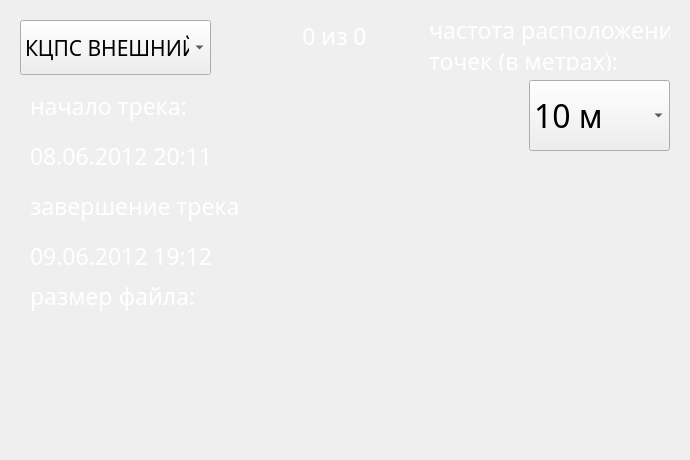
<?xml version="1.0" encoding="UTF-8"?>
<ui version="4.0">
 <class>SendTrackMenu</class>
 <widget class="QWidget" name="SendTrackMenu">
  <property name="geometry">
   <rect>
    <x>0</x>
    <y>0</y>
    <width>690</width>
    <height>460</height>
   </rect>
  </property>
  <property name="minimumSize">
   <size>
    <width>690</width>
    <height>460</height>
   </size>
  </property>
  <property name="maximumSize">
   <size>
    <width>690</width>
    <height>460</height>
   </size>
  </property>
  <property name="windowTitle">
   <string>Form</string>
  </property>
  <property name="styleSheet">
   <string notr="true">#SendTrackMenu
{
	border-image: url(:/Pyramid/fon_next_menu.png);
}</string>
  </property>
  <widget class="QPushButton" name="left_track_but">
   <property name="geometry">
    <rect>
     <x>20</x>
     <y>330</y>
     <width>111</width>
     <height>111</height>
    </rect>
   </property>
   <property name="autoFillBackground">
    <bool>false</bool>
   </property>
   <property name="styleSheet">
    <string notr="true"> QPushButton:hover:pressed {
    padding-right: 15px; /* make room for the arrows */
	border-image: url(:/Pyramid/left_n.png);
     border-width: 3;}
 
QPushButton{
     padding-right: 15px; /* make room for the arrows */
	border-image: url(:/Pyramid/left.png);
     border-width: 3;}

 QPushButton:hover {
    padding-right: 15px; /* make room for the arrows */
	border-image: url(:/Pyramid/left.png);
     border-width: 3;}</string>
   </property>
   <property name="text">
    <string/>
   </property>
   <property name="flat">
    <bool>true</bool>
   </property>
  </widget>
  <widget class="QPushButton" name="right_track_but">
   <property name="geometry">
    <rect>
     <x>140</x>
     <y>330</y>
     <width>111</width>
     <height>111</height>
    </rect>
   </property>
   <property name="autoFillBackground">
    <bool>false</bool>
   </property>
   <property name="styleSheet">
    <string notr="true"> QPushButton:hover:pressed {
    padding-right: 15px; /* make room for the arrows */
	border-image: url(:/Pyramid/right_n.png);
     border-width: 3;}
 
QPushButton{
     padding-right: 15px; /* make room for the arrows */
	border-image: url(:/Pyramid/right.png);
     border-width: 3;}

 QPushButton:hover {
    padding-right: 15px; /* make room for the arrows */
	border-image: url(:/Pyramid/right.png);
     border-width: 3;}</string>
   </property>
   <property name="text">
    <string/>
   </property>
   <property name="flat">
    <bool>true</bool>
   </property>
  </widget>
  <widget class="QLabel" name="date_of_create">
   <property name="geometry">
    <rect>
     <x>30</x>
     <y>140</y>
     <width>481</width>
     <height>31</height>
    </rect>
   </property>
   <property name="palette">
    <palette>
     <active>
      <colorrole role="WindowText">
       <brush brushstyle="SolidPattern">
        <color alpha="255">
         <red>255</red>
         <green>255</green>
         <blue>255</blue>
        </color>
       </brush>
      </colorrole>
      <colorrole role="Text">
       <brush brushstyle="SolidPattern">
        <color alpha="255">
         <red>255</red>
         <green>255</green>
         <blue>255</blue>
        </color>
       </brush>
      </colorrole>
      <colorrole role="ButtonText">
       <brush brushstyle="SolidPattern">
        <color alpha="255">
         <red>255</red>
         <green>255</green>
         <blue>255</blue>
        </color>
       </brush>
      </colorrole>
     </active>
     <inactive>
      <colorrole role="WindowText">
       <brush brushstyle="SolidPattern">
        <color alpha="255">
         <red>255</red>
         <green>255</green>
         <blue>255</blue>
        </color>
       </brush>
      </colorrole>
      <colorrole role="Text">
       <brush brushstyle="SolidPattern">
        <color alpha="255">
         <red>255</red>
         <green>255</green>
         <blue>255</blue>
        </color>
       </brush>
      </colorrole>
      <colorrole role="ButtonText">
       <brush brushstyle="SolidPattern">
        <color alpha="255">
         <red>255</red>
         <green>255</green>
         <blue>255</blue>
        </color>
       </brush>
      </colorrole>
     </inactive>
     <disabled>
      <colorrole role="WindowText">
       <brush brushstyle="SolidPattern">
        <color alpha="255">
         <red>120</red>
         <green>120</green>
         <blue>120</blue>
        </color>
       </brush>
      </colorrole>
      <colorrole role="Text">
       <brush brushstyle="SolidPattern">
        <color alpha="255">
         <red>120</red>
         <green>120</green>
         <blue>120</blue>
        </color>
       </brush>
      </colorrole>
      <colorrole role="ButtonText">
       <brush brushstyle="SolidPattern">
        <color alpha="255">
         <red>120</red>
         <green>120</green>
         <blue>120</blue>
        </color>
       </brush>
      </colorrole>
     </disabled>
    </palette>
   </property>
   <property name="font">
    <font>
     <family>Trebuchet MS</family>
     <pointsize>17</pointsize>
     <stylestrategy>PreferDefault</stylestrategy>
    </font>
   </property>
   <property name="text">
    <string>08.06.2012 20:11</string>
   </property>
  </widget>
  <widget class="QLabel" name="status_track">
   <property name="geometry">
    <rect>
     <x>159</x>
     <y>20</y>
     <width>351</width>
     <height>31</height>
    </rect>
   </property>
   <property name="palette">
    <palette>
     <active>
      <colorrole role="WindowText">
       <brush brushstyle="SolidPattern">
        <color alpha="255">
         <red>255</red>
         <green>255</green>
         <blue>255</blue>
        </color>
       </brush>
      </colorrole>
      <colorrole role="Text">
       <brush brushstyle="SolidPattern">
        <color alpha="255">
         <red>255</red>
         <green>255</green>
         <blue>255</blue>
        </color>
       </brush>
      </colorrole>
      <colorrole role="ButtonText">
       <brush brushstyle="SolidPattern">
        <color alpha="255">
         <red>255</red>
         <green>255</green>
         <blue>255</blue>
        </color>
       </brush>
      </colorrole>
     </active>
     <inactive>
      <colorrole role="WindowText">
       <brush brushstyle="SolidPattern">
        <color alpha="255">
         <red>255</red>
         <green>255</green>
         <blue>255</blue>
        </color>
       </brush>
      </colorrole>
      <colorrole role="Text">
       <brush brushstyle="SolidPattern">
        <color alpha="255">
         <red>255</red>
         <green>255</green>
         <blue>255</blue>
        </color>
       </brush>
      </colorrole>
      <colorrole role="ButtonText">
       <brush brushstyle="SolidPattern">
        <color alpha="255">
         <red>255</red>
         <green>255</green>
         <blue>255</blue>
        </color>
       </brush>
      </colorrole>
     </inactive>
     <disabled>
      <colorrole role="WindowText">
       <brush brushstyle="SolidPattern">
        <color alpha="255">
         <red>120</red>
         <green>120</green>
         <blue>120</blue>
        </color>
       </brush>
      </colorrole>
      <colorrole role="Text">
       <brush brushstyle="SolidPattern">
        <color alpha="255">
         <red>120</red>
         <green>120</green>
         <blue>120</blue>
        </color>
       </brush>
      </colorrole>
      <colorrole role="ButtonText">
       <brush brushstyle="SolidPattern">
        <color alpha="255">
         <red>120</red>
         <green>120</green>
         <blue>120</blue>
        </color>
       </brush>
      </colorrole>
     </disabled>
    </palette>
   </property>
   <property name="font">
    <font>
     <family>Trebuchet MS</family>
     <pointsize>17</pointsize>
     <stylestrategy>PreferDefault</stylestrategy>
    </font>
   </property>
   <property name="text">
    <string>0 из 0</string>
   </property>
   <property name="alignment">
    <set>Qt::AlignCenter</set>
   </property>
  </widget>
  <widget class="QPushButton" name="send_track_but">
   <property name="geometry">
    <rect>
     <x>550</x>
     <y>180</y>
     <width>121</width>
     <height>111</height>
    </rect>
   </property>
   <property name="autoFillBackground">
    <bool>false</bool>
   </property>
   <property name="styleSheet">
    <string notr="true"> QPushButton:hover:pressed {
    padding-right: 15px; /* make room for the arrows */
	
	border-image: url(:/Pyramid/send_track_n.png);
     border-width: 3;}
 
QPushButton{
     padding-right: 15px; /* make room for the arrows */
	border-image: url(:/Pyramid/send_track.png);
     border-width: 3;}

 QPushButton:hover {
    padding-right: 15px; /* make room for the arrows */
	border-image: url(:/Pyramid/send_track.png);
     border-width: 3;}</string>
   </property>
   <property name="text">
    <string/>
   </property>
   <property name="flat">
    <bool>true</bool>
   </property>
  </widget>
  <widget class="QPushButton" name="delBut">
   <property name="geometry">
    <rect>
     <x>260</x>
     <y>323</y>
     <width>110</width>
     <height>116</height>
    </rect>
   </property>
   <property name="autoFillBackground">
    <bool>false</bool>
   </property>
   <property name="styleSheet">
    <string notr="true"> QPushButton:hover:pressed {
    padding-right: 15px; /* make room for the arrows */
	border-image: url(:/Pyramid/close_fw_n.png);
     border-width: 3;}
 
QPushButton{
     padding-right: 15px; /* make room for the arrows */
	border-image: url(:/Pyramid/close_fw.png);
     border-width: 3;}

 QPushButton:hover {
    padding-right: 15px; /* make room for the arrows */
	border-image: url(:/Pyramid/close_fw.png);
     border-width: 3;}</string>
   </property>
   <property name="text">
    <string/>
   </property>
   <property name="flat">
    <bool>true</bool>
   </property>
  </widget>
  <widget class="QLabel" name="date_of_finished">
   <property name="geometry">
    <rect>
     <x>30</x>
     <y>240</y>
     <width>481</width>
     <height>31</height>
    </rect>
   </property>
   <property name="palette">
    <palette>
     <active>
      <colorrole role="WindowText">
       <brush brushstyle="SolidPattern">
        <color alpha="255">
         <red>255</red>
         <green>255</green>
         <blue>255</blue>
        </color>
       </brush>
      </colorrole>
      <colorrole role="Text">
       <brush brushstyle="SolidPattern">
        <color alpha="255">
         <red>255</red>
         <green>255</green>
         <blue>255</blue>
        </color>
       </brush>
      </colorrole>
      <colorrole role="ButtonText">
       <brush brushstyle="SolidPattern">
        <color alpha="255">
         <red>255</red>
         <green>255</green>
         <blue>255</blue>
        </color>
       </brush>
      </colorrole>
     </active>
     <inactive>
      <colorrole role="WindowText">
       <brush brushstyle="SolidPattern">
        <color alpha="255">
         <red>255</red>
         <green>255</green>
         <blue>255</blue>
        </color>
       </brush>
      </colorrole>
      <colorrole role="Text">
       <brush brushstyle="SolidPattern">
        <color alpha="255">
         <red>255</red>
         <green>255</green>
         <blue>255</blue>
        </color>
       </brush>
      </colorrole>
      <colorrole role="ButtonText">
       <brush brushstyle="SolidPattern">
        <color alpha="255">
         <red>255</red>
         <green>255</green>
         <blue>255</blue>
        </color>
       </brush>
      </colorrole>
     </inactive>
     <disabled>
      <colorrole role="WindowText">
       <brush brushstyle="SolidPattern">
        <color alpha="255">
         <red>120</red>
         <green>120</green>
         <blue>120</blue>
        </color>
       </brush>
      </colorrole>
      <colorrole role="Text">
       <brush brushstyle="SolidPattern">
        <color alpha="255">
         <red>120</red>
         <green>120</green>
         <blue>120</blue>
        </color>
       </brush>
      </colorrole>
      <colorrole role="ButtonText">
       <brush brushstyle="SolidPattern">
        <color alpha="255">
         <red>120</red>
         <green>120</green>
         <blue>120</blue>
        </color>
       </brush>
      </colorrole>
     </disabled>
    </palette>
   </property>
   <property name="font">
    <font>
     <family>Trebuchet MS</family>
     <pointsize>17</pointsize>
     <stylestrategy>PreferDefault</stylestrategy>
    </font>
   </property>
   <property name="text">
    <string>09.06.2012 19:12</string>
   </property>
  </widget>
  <widget class="QLabel" name="startedLbl">
   <property name="geometry">
    <rect>
     <x>30</x>
     <y>90</y>
     <width>171</width>
     <height>31</height>
    </rect>
   </property>
   <property name="palette">
    <palette>
     <active>
      <colorrole role="WindowText">
       <brush brushstyle="SolidPattern">
        <color alpha="255">
         <red>255</red>
         <green>255</green>
         <blue>255</blue>
        </color>
       </brush>
      </colorrole>
      <colorrole role="Text">
       <brush brushstyle="SolidPattern">
        <color alpha="255">
         <red>255</red>
         <green>255</green>
         <blue>255</blue>
        </color>
       </brush>
      </colorrole>
      <colorrole role="ButtonText">
       <brush brushstyle="SolidPattern">
        <color alpha="255">
         <red>255</red>
         <green>255</green>
         <blue>255</blue>
        </color>
       </brush>
      </colorrole>
     </active>
     <inactive>
      <colorrole role="WindowText">
       <brush brushstyle="SolidPattern">
        <color alpha="255">
         <red>255</red>
         <green>255</green>
         <blue>255</blue>
        </color>
       </brush>
      </colorrole>
      <colorrole role="Text">
       <brush brushstyle="SolidPattern">
        <color alpha="255">
         <red>255</red>
         <green>255</green>
         <blue>255</blue>
        </color>
       </brush>
      </colorrole>
      <colorrole role="ButtonText">
       <brush brushstyle="SolidPattern">
        <color alpha="255">
         <red>255</red>
         <green>255</green>
         <blue>255</blue>
        </color>
       </brush>
      </colorrole>
     </inactive>
     <disabled>
      <colorrole role="WindowText">
       <brush brushstyle="SolidPattern">
        <color alpha="255">
         <red>120</red>
         <green>120</green>
         <blue>120</blue>
        </color>
       </brush>
      </colorrole>
      <colorrole role="Text">
       <brush brushstyle="SolidPattern">
        <color alpha="255">
         <red>120</red>
         <green>120</green>
         <blue>120</blue>
        </color>
       </brush>
      </colorrole>
      <colorrole role="ButtonText">
       <brush brushstyle="SolidPattern">
        <color alpha="255">
         <red>120</red>
         <green>120</green>
         <blue>120</blue>
        </color>
       </brush>
      </colorrole>
     </disabled>
    </palette>
   </property>
   <property name="font">
    <font>
     <family>Trebuchet MS</family>
     <pointsize>17</pointsize>
     <stylestrategy>PreferDefault</stylestrategy>
    </font>
   </property>
   <property name="text">
    <string>начало трека:</string>
   </property>
  </widget>
  <widget class="QLabel" name="finishedLbl">
   <property name="geometry">
    <rect>
     <x>30</x>
     <y>190</y>
     <width>211</width>
     <height>31</height>
    </rect>
   </property>
   <property name="palette">
    <palette>
     <active>
      <colorrole role="WindowText">
       <brush brushstyle="SolidPattern">
        <color alpha="255">
         <red>255</red>
         <green>255</green>
         <blue>255</blue>
        </color>
       </brush>
      </colorrole>
      <colorrole role="Text">
       <brush brushstyle="SolidPattern">
        <color alpha="255">
         <red>255</red>
         <green>255</green>
         <blue>255</blue>
        </color>
       </brush>
      </colorrole>
      <colorrole role="ButtonText">
       <brush brushstyle="SolidPattern">
        <color alpha="255">
         <red>255</red>
         <green>255</green>
         <blue>255</blue>
        </color>
       </brush>
      </colorrole>
     </active>
     <inactive>
      <colorrole role="WindowText">
       <brush brushstyle="SolidPattern">
        <color alpha="255">
         <red>255</red>
         <green>255</green>
         <blue>255</blue>
        </color>
       </brush>
      </colorrole>
      <colorrole role="Text">
       <brush brushstyle="SolidPattern">
        <color alpha="255">
         <red>255</red>
         <green>255</green>
         <blue>255</blue>
        </color>
       </brush>
      </colorrole>
      <colorrole role="ButtonText">
       <brush brushstyle="SolidPattern">
        <color alpha="255">
         <red>255</red>
         <green>255</green>
         <blue>255</blue>
        </color>
       </brush>
      </colorrole>
     </inactive>
     <disabled>
      <colorrole role="WindowText">
       <brush brushstyle="SolidPattern">
        <color alpha="255">
         <red>120</red>
         <green>120</green>
         <blue>120</blue>
        </color>
       </brush>
      </colorrole>
      <colorrole role="Text">
       <brush brushstyle="SolidPattern">
        <color alpha="255">
         <red>120</red>
         <green>120</green>
         <blue>120</blue>
        </color>
       </brush>
      </colorrole>
      <colorrole role="ButtonText">
       <brush brushstyle="SolidPattern">
        <color alpha="255">
         <red>120</red>
         <green>120</green>
         <blue>120</blue>
        </color>
       </brush>
      </colorrole>
     </disabled>
    </palette>
   </property>
   <property name="font">
    <font>
     <family>Trebuchet MS</family>
     <pointsize>17</pointsize>
     <stylestrategy>PreferDefault</stylestrategy>
    </font>
   </property>
   <property name="text">
    <string>завершение трека:</string>
   </property>
  </widget>
  <widget class="QComboBox" name="meters">
   <property name="geometry">
    <rect>
     <x>529</x>
     <y>80</y>
     <width>141</width>
     <height>71</height>
    </rect>
   </property>
   <property name="font">
    <font>
     <family>Trebuchet MS</family>
     <pointsize>24</pointsize>
    </font>
   </property>
   <property name="currentIndex">
    <number>1</number>
   </property>
   <item>
    <property name="text">
     <string>0 м</string>
    </property>
   </item>
   <item>
    <property name="text">
     <string>10 м</string>
    </property>
   </item>
   <item>
    <property name="text">
     <string>50 м</string>
    </property>
   </item>
   <item>
    <property name="text">
     <string>100 м</string>
    </property>
   </item>
   <item>
    <property name="text">
     <string>500 м</string>
    </property>
   </item>
   <item>
    <property name="text">
     <string>1000 м</string>
    </property>
   </item>
   <item>
    <property name="text">
     <string>3000 м</string>
    </property>
   </item>
   <item>
    <property name="text">
     <string>5000 м</string>
    </property>
   </item>
   <item>
    <property name="text">
     <string>10000 м</string>
    </property>
   </item>
   <item>
    <property name="text">
     <string>15000 м</string>
    </property>
   </item>
  </widget>
  <widget class="QLabel" name="metersLbl">
   <property name="geometry">
    <rect>
     <x>429</x>
     <y>20</y>
     <width>241</width>
     <height>51</height>
    </rect>
   </property>
   <property name="palette">
    <palette>
     <active>
      <colorrole role="WindowText">
       <brush brushstyle="SolidPattern">
        <color alpha="255">
         <red>255</red>
         <green>255</green>
         <blue>255</blue>
        </color>
       </brush>
      </colorrole>
      <colorrole role="Text">
       <brush brushstyle="SolidPattern">
        <color alpha="255">
         <red>255</red>
         <green>255</green>
         <blue>255</blue>
        </color>
       </brush>
      </colorrole>
      <colorrole role="ButtonText">
       <brush brushstyle="SolidPattern">
        <color alpha="255">
         <red>255</red>
         <green>255</green>
         <blue>255</blue>
        </color>
       </brush>
      </colorrole>
     </active>
     <inactive>
      <colorrole role="WindowText">
       <brush brushstyle="SolidPattern">
        <color alpha="255">
         <red>255</red>
         <green>255</green>
         <blue>255</blue>
        </color>
       </brush>
      </colorrole>
      <colorrole role="Text">
       <brush brushstyle="SolidPattern">
        <color alpha="255">
         <red>255</red>
         <green>255</green>
         <blue>255</blue>
        </color>
       </brush>
      </colorrole>
      <colorrole role="ButtonText">
       <brush brushstyle="SolidPattern">
        <color alpha="255">
         <red>255</red>
         <green>255</green>
         <blue>255</blue>
        </color>
       </brush>
      </colorrole>
     </inactive>
     <disabled>
      <colorrole role="WindowText">
       <brush brushstyle="SolidPattern">
        <color alpha="255">
         <red>120</red>
         <green>120</green>
         <blue>120</blue>
        </color>
       </brush>
      </colorrole>
      <colorrole role="Text">
       <brush brushstyle="SolidPattern">
        <color alpha="255">
         <red>120</red>
         <green>120</green>
         <blue>120</blue>
        </color>
       </brush>
      </colorrole>
      <colorrole role="ButtonText">
       <brush brushstyle="SolidPattern">
        <color alpha="255">
         <red>120</red>
         <green>120</green>
         <blue>120</blue>
        </color>
       </brush>
      </colorrole>
     </disabled>
    </palette>
   </property>
   <property name="font">
    <font>
     <family>Trebuchet MS</family>
     <pointsize>17</pointsize>
     <stylestrategy>PreferDefault</stylestrategy>
    </font>
   </property>
   <property name="text">
    <string>частота расположения
точек (в метрах):</string>
   </property>
  </widget>
  <widget class="QPushButton" name="drawTrack">
   <property name="geometry">
    <rect>
     <x>400</x>
     <y>330</y>
     <width>121</width>
     <height>111</height>
    </rect>
   </property>
   <property name="autoFillBackground">
    <bool>false</bool>
   </property>
   <property name="styleSheet">
    <string notr="true"> QPushButton:hover:pressed {
    padding-right: 15px; /* make room for the arrows */
	
	
	border-image: url(:/Pyramid/otobr_trek_n.png);
     border-width: 3;}
 
QPushButton{
     padding-right: 15px; /* make room for the arrows */
	
	border-image: url(:/Pyramid/otobr_trek.png);
     border-width: 3;}

 QPushButton:hover {
    padding-right: 15px; /* make room for the arrows */
	border-image: url(:/Pyramid/otobr_trek.png);
     border-width: 3;}</string>
   </property>
   <property name="text">
    <string/>
   </property>
   <property name="flat">
    <bool>true</bool>
   </property>
  </widget>
  <widget class="QLabel" name="captionSize">
   <property name="geometry">
    <rect>
     <x>30</x>
     <y>280</y>
     <width>171</width>
     <height>31</height>
    </rect>
   </property>
   <property name="palette">
    <palette>
     <active>
      <colorrole role="WindowText">
       <brush brushstyle="SolidPattern">
        <color alpha="255">
         <red>255</red>
         <green>255</green>
         <blue>255</blue>
        </color>
       </brush>
      </colorrole>
      <colorrole role="Text">
       <brush brushstyle="SolidPattern">
        <color alpha="255">
         <red>255</red>
         <green>255</green>
         <blue>255</blue>
        </color>
       </brush>
      </colorrole>
      <colorrole role="ButtonText">
       <brush brushstyle="SolidPattern">
        <color alpha="255">
         <red>255</red>
         <green>255</green>
         <blue>255</blue>
        </color>
       </brush>
      </colorrole>
     </active>
     <inactive>
      <colorrole role="WindowText">
       <brush brushstyle="SolidPattern">
        <color alpha="255">
         <red>255</red>
         <green>255</green>
         <blue>255</blue>
        </color>
       </brush>
      </colorrole>
      <colorrole role="Text">
       <brush brushstyle="SolidPattern">
        <color alpha="255">
         <red>255</red>
         <green>255</green>
         <blue>255</blue>
        </color>
       </brush>
      </colorrole>
      <colorrole role="ButtonText">
       <brush brushstyle="SolidPattern">
        <color alpha="255">
         <red>255</red>
         <green>255</green>
         <blue>255</blue>
        </color>
       </brush>
      </colorrole>
     </inactive>
     <disabled>
      <colorrole role="WindowText">
       <brush brushstyle="SolidPattern">
        <color alpha="255">
         <red>120</red>
         <green>120</green>
         <blue>120</blue>
        </color>
       </brush>
      </colorrole>
      <colorrole role="Text">
       <brush brushstyle="SolidPattern">
        <color alpha="255">
         <red>120</red>
         <green>120</green>
         <blue>120</blue>
        </color>
       </brush>
      </colorrole>
      <colorrole role="ButtonText">
       <brush brushstyle="SolidPattern">
        <color alpha="255">
         <red>120</red>
         <green>120</green>
         <blue>120</blue>
        </color>
       </brush>
      </colorrole>
     </disabled>
    </palette>
   </property>
   <property name="font">
    <font>
     <family>Trebuchet MS</family>
     <pointsize>17</pointsize>
     <stylestrategy>PreferDefault</stylestrategy>
    </font>
   </property>
   <property name="text">
    <string>размер файла:</string>
   </property>
  </widget>
  <widget class="QLabel" name="sizeLbl">
   <property name="geometry">
    <rect>
     <x>210</x>
     <y>280</y>
     <width>301</width>
     <height>31</height>
    </rect>
   </property>
   <property name="palette">
    <palette>
     <active>
      <colorrole role="WindowText">
       <brush brushstyle="SolidPattern">
        <color alpha="255">
         <red>255</red>
         <green>255</green>
         <blue>255</blue>
        </color>
       </brush>
      </colorrole>
      <colorrole role="Text">
       <brush brushstyle="SolidPattern">
        <color alpha="255">
         <red>255</red>
         <green>255</green>
         <blue>255</blue>
        </color>
       </brush>
      </colorrole>
      <colorrole role="ButtonText">
       <brush brushstyle="SolidPattern">
        <color alpha="255">
         <red>255</red>
         <green>255</green>
         <blue>255</blue>
        </color>
       </brush>
      </colorrole>
     </active>
     <inactive>
      <colorrole role="WindowText">
       <brush brushstyle="SolidPattern">
        <color alpha="255">
         <red>255</red>
         <green>255</green>
         <blue>255</blue>
        </color>
       </brush>
      </colorrole>
      <colorrole role="Text">
       <brush brushstyle="SolidPattern">
        <color alpha="255">
         <red>255</red>
         <green>255</green>
         <blue>255</blue>
        </color>
       </brush>
      </colorrole>
      <colorrole role="ButtonText">
       <brush brushstyle="SolidPattern">
        <color alpha="255">
         <red>255</red>
         <green>255</green>
         <blue>255</blue>
        </color>
       </brush>
      </colorrole>
     </inactive>
     <disabled>
      <colorrole role="WindowText">
       <brush brushstyle="SolidPattern">
        <color alpha="255">
         <red>120</red>
         <green>120</green>
         <blue>120</blue>
        </color>
       </brush>
      </colorrole>
      <colorrole role="Text">
       <brush brushstyle="SolidPattern">
        <color alpha="255">
         <red>120</red>
         <green>120</green>
         <blue>120</blue>
        </color>
       </brush>
      </colorrole>
      <colorrole role="ButtonText">
       <brush brushstyle="SolidPattern">
        <color alpha="255">
         <red>120</red>
         <green>120</green>
         <blue>120</blue>
        </color>
       </brush>
      </colorrole>
     </disabled>
    </palette>
   </property>
   <property name="font">
    <font>
     <family>Trebuchet MS</family>
     <pointsize>17</pointsize>
     <stylestrategy>PreferDefault</stylestrategy>
    </font>
   </property>
   <property name="text">
    <string/>
   </property>
  </widget>
  <widget class="QPushButton" name="clearTrack">
   <property name="geometry">
    <rect>
     <x>550</x>
     <y>330</y>
     <width>121</width>
     <height>111</height>
    </rect>
   </property>
   <property name="autoFillBackground">
    <bool>false</bool>
   </property>
   <property name="styleSheet">
    <string notr="true"> QPushButton:hover:pressed {
    padding-right: 15px; /* make room for the arrows */		
	border-image: url(:/Pyramid/och_trek_n.png);
     border-width: 3;}
 
QPushButton{
     padding-right: 15px; /* make room for the arrows */
	
	border-image: url(:/Pyramid/och_trek.png);
     border-width: 3;}

 QPushButton:hover {
    padding-right: 15px; /* make room for the arrows */
	border-image: url(:/Pyramid/och_trek.png);
     border-width: 3;}</string>
   </property>
   <property name="text">
    <string/>
   </property>
   <property name="flat">
    <bool>true</bool>
   </property>
  </widget>
  <widget class="QComboBox" name="serv">
   <property name="geometry">
    <rect>
     <x>20</x>
     <y>20</y>
     <width>191</width>
     <height>55</height>
    </rect>
   </property>
   <property name="font">
    <font>
     <family>Trebuchet MS</family>
     <pointsize>16</pointsize>
    </font>
   </property>
   <property name="currentIndex">
    <number>0</number>
   </property>
   <item>
    <property name="text">
     <string>КЦПС ВНЕШНИЙ</string>
    </property>
   </item>
   <item>
    <property name="text">
     <string>КЦПС ВНУТР</string>
    </property>
   </item>
   <item>
    <property name="text">
     <string>ШТАБ ВНЕШНИЙ</string>
    </property>
   </item>
   <item>
    <property name="text">
     <string>ШТАБ ВНУТР</string>
    </property>
   </item>
   <item>
    <property name="text">
     <string>ВПУ ВНЕШНИЙ</string>
    </property>
   </item>
   <item>
    <property name="text">
     <string>ВПУ ВНУТР</string>
    </property>
   </item>
   <item>
    <property name="text">
     <string>ГКЦПС ВНЕШНИЙ</string>
    </property>
   </item>
   <item>
    <property name="text">
     <string>ГКЦПС ВНУТР</string>
    </property>
   </item>
  </widget>
 </widget>
 <resources>
  <include location="../Resources/PyramidWidgets.qrc"/>
 </resources>
 <connections/>
</ui>
